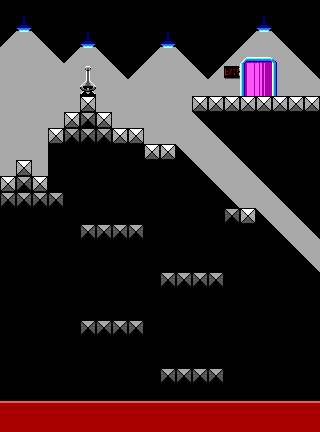

Rendered tile map (Tiled .tmx) drawn with the repository's tilesets; below, a short description and the full map source, tile grids included:
An orthogonal 20x27 tile map with 16x16 px tiles, 1 tile layer (Tile Layer 1) and 1 object.

<map version="1.2" tiledversion="1.2.3" orientation="orthogonal" renderorder="right-down" width="20" height="27" tilewidth="16" tileheight="16" infinite="0" nextlayerid="6" nextobjectid="3">
 <tileset firstgid="1" name="k1tiles" tilewidth="16" tileheight="16" tilecount="611" columns="13">
  <properties>
   <property name="tileSetID" type="int" value="100" />
  </properties>
  <image source="../gfx/k1tiles.bmp" width="208" height="752" />
  <tile id="162">
   <properties>
    <property name="typeID" type="int" value="14" />
   </properties>
  </tile>
  <tile id="165">
   <properties>
    <property name="typeID" type="int" value="2" />
   </properties>
  </tile>
  <tile id="166">
   <properties>
    <property name="typeID" type="int" value="2" />
   </properties>
  </tile>
  <tile id="167">
   <properties>
    <property name="typeID" type="int" value="5" />
   </properties>
  </tile>
  <tile id="168">
   <properties>
    <property name="typeID" type="int" value="5" />
   </properties>
  </tile>
  <tile id="182">
   <properties>
    <property name="typeID" type="int" value="2" />
   </properties>
  </tile>
  <tile id="183">
   <properties>
    <property name="typeID" type="int" value="2" />
   </properties>
  </tile>
  <tile id="184">
   <properties>
    <property name="typeID" type="int" value="2" />
   </properties>
  </tile>
  <tile id="185">
   <properties>
    <property name="typeID" type="int" value="2" />
   </properties>
  </tile>
  <tile id="186">
   <properties>
    <property name="typeID" type="int" value="2" />
   </properties>
  </tile>
  <tile id="187">
   <properties>
    <property name="typeID" type="int" value="2" />
   </properties>
  </tile>
  <tile id="194">
   <properties>
    <property name="typeID" type="int" value="2" />
   </properties>
  </tile>
  <tile id="225">
   <properties>
    <property name="typeID" type="int" value="2" />
   </properties>
  </tile>
  <tile id="226">
   <properties>
    <property name="typeID" type="int" value="2" />
   </properties>
  </tile>
  <tile id="227">
   <properties>
    <property name="typeID" type="int" value="2" />
   </properties>
  </tile>
  <tile id="234">
   <properties>
    <property name="typeID" type="int" value="2" />
   </properties>
  </tile>
  <tile id="235">
   <properties>
    <property name="typeID" type="int" value="2" />
   </properties>
  </tile>
  <tile id="236">
   <properties>
    <property name="typeID" type="int" value="2" />
   </properties>
  </tile>
  <tile id="258">
   <properties>
    <property name="typeID" type="int" value="2" />
   </properties>
  </tile>
  <tile id="259">
   <properties>
    <property name="typeID" type="int" value="2" />
   </properties>
  </tile>
  <tile id="273">
   <properties>
    <property name="typeID" type="int" value="2" />
   </properties>
  </tile>
  <tile id="274">
   <properties>
    <property name="typeID" type="int" value="2" />
   </properties>
  </tile>
  <tile id="275">
   <properties>
    <property name="typeID" type="int" value="2" />
   </properties>
  </tile>
  <tile id="290">
   <properties>
    <property name="typeID" type="int" value="2" />
   </properties>
  </tile>
  <tile id="291">
   <properties>
    <property name="typeID" type="int" value="2" />
   </properties>
  </tile>
  <tile id="320">
   <properties>
    <property name="typeID" type="int" value="2" />
   </properties>
  </tile>
  <tile id="331">
   <properties>
    <property name="typeID" type="int" value="2" />
   </properties>
  </tile>
  <tile id="332">
   <properties>
    <property name="typeID" type="int" value="2" />
   </properties>
  </tile>
  <tile id="333">
   <properties>
    <property name="typeID" type="int" value="2" />
   </properties>
  </tile>
  <tile id="334">
   <properties>
    <property name="typeID" type="int" value="2" />
   </properties>
  </tile>
  <tile id="476">
   <properties>
    <property name="typeID" type="int" value="2" />
   </properties>
  </tile>
  <tile id="477">
   <properties>
    <property name="typeID" type="int" value="2" />
   </properties>
  </tile>
  <tile id="478">
   <properties>
    <property name="typeID" type="int" value="2" />
   </properties>
  </tile>
  <tile id="485">
   <properties>
    <property name="typeID" type="int" value="5" />
   </properties>
  </tile>
  <tile id="489">
   <properties>
    <property name="typeID" type="int" value="2" />
   </properties>
  </tile>
  <tile id="490">
   <properties>
    <property name="typeID" type="int" value="2" />
   </properties>
  </tile>
  <tile id="491">
   <properties>
    <property name="typeID" type="int" value="2" />
   </properties>
  </tile>
 </tileset>
 <layer id="5" name="Tile Layer 1" width="20" height="27">
  <data encoding="csv">
156,156,156,156,156,156,156,156,156,156,156,156,156,156,156,156,156,156,156,156,
156,157,156,156,156,156,156,156,156,156,156,156,156,156,156,156,157,156,156,156,
158,358,159,156,156,157,156,156,156,156,157,156,156,156,156,158,358,159,156,156,
358,358,358,159,158,358,159,156,156,158,358,159,156,156,158,163,165,164,159,156,
358,358,358,358,358,486,358,159,158,358,358,358,159,158,168,160,162,161,358,159,
358,358,358,358,358,329,358,358,358,358,358,358,358,358,144,160,162,161,358,358,
358,358,358,358,358,292,358,358,358,358,358,358,292,292,292,292,292,292,292,292,
358,358,358,358,292,291,292,358,358,358,358,358,159,156,156,156,156,156,156,156,
358,358,358,292,291,291,291,292,292,358,358,358,358,159,156,156,156,156,156,156,
358,358,358,156,156,156,156,156,156,292,292,331,358,358,159,156,156,156,156,156,
358,292,358,156,156,156,156,156,156,156,156,156,331,358,358,159,156,156,156,156,
292,291,292,156,156,156,156,156,156,156,156,156,156,331,358,358,159,156,156,156,
291,291,291,291,156,156,156,156,156,156,156,156,156,156,331,358,358,159,156,156,
156,156,156,156,156,156,156,156,156,156,156,156,156,156,291,292,331,358,159,156,
156,156,156,156,156,291,291,291,291,156,156,156,156,156,156,156,156,331,358,159,
156,156,156,156,156,156,156,156,156,156,156,156,156,156,156,156,156,156,331,358,
156,156,156,156,156,156,156,156,156,156,156,156,156,156,156,156,156,156,156,331,
156,156,156,156,156,156,156,156,156,156,291,291,291,291,156,156,156,156,156,156,
156,156,156,156,156,156,156,156,156,156,156,156,156,156,156,156,156,156,156,156,
156,156,156,156,156,156,156,156,156,156,156,156,156,156,156,156,156,156,156,156,
156,156,156,156,156,291,291,291,291,156,156,156,156,156,156,156,156,156,156,156,
156,156,156,156,156,156,156,156,156,156,156,156,156,156,156,156,156,156,156,156,
156,156,156,156,156,156,156,156,156,156,156,156,156,156,156,156,156,156,156,156,
156,156,156,156,156,156,156,156,156,156,291,291,291,291,156,156,156,156,156,156,
156,156,156,156,156,156,156,156,156,156,156,156,156,156,156,156,156,156,156,156,
183,183,183,183,183,183,183,183,183,183,183,183,183,183,183,183,183,183,183,183,
186,186,186,186,186,186,186,186,186,186,186,186,186,186,186,186,186,186,186,186
</data>
 </layer>
 <objectgroup id="4" name="Object Layer 1">
  <object id="2" x="31.5" y="360">
   <properties>
    <property name="typeID" type="int" value="1" />
   </properties>
   <point />
  </object>
 </objectgroup>
</map>
